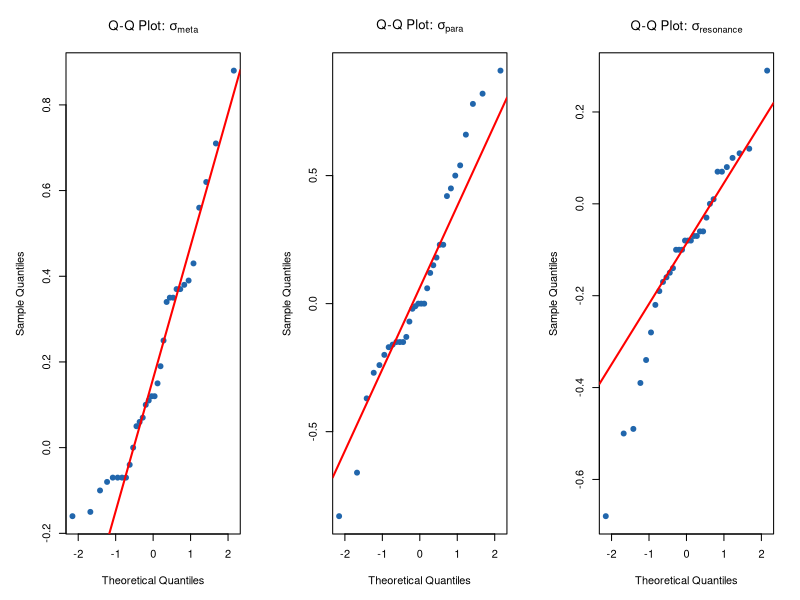
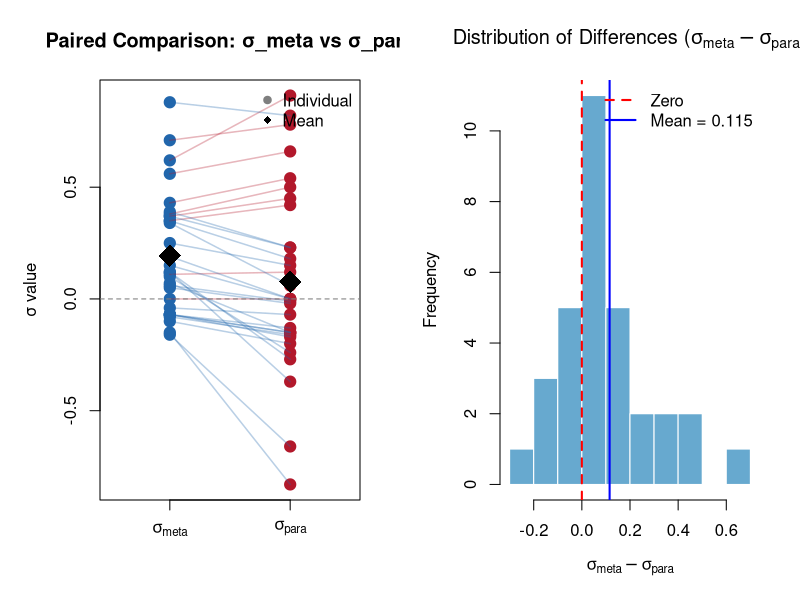
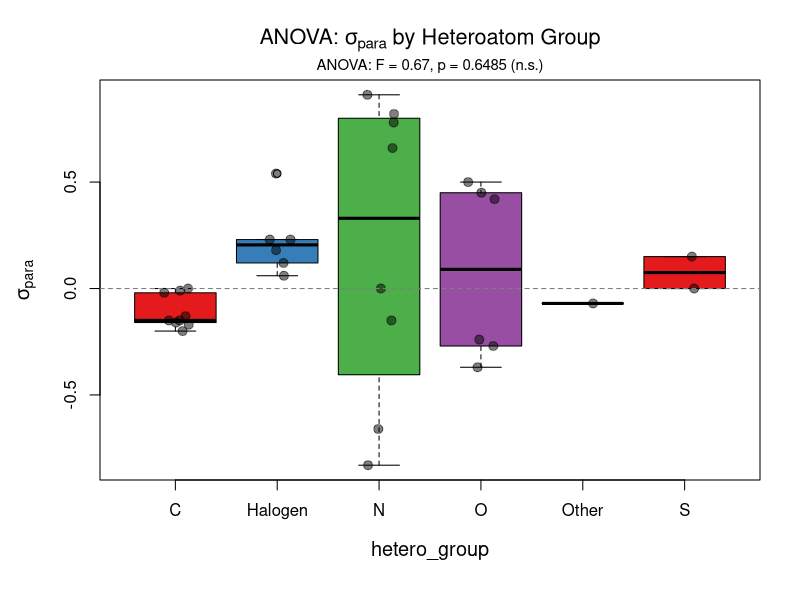
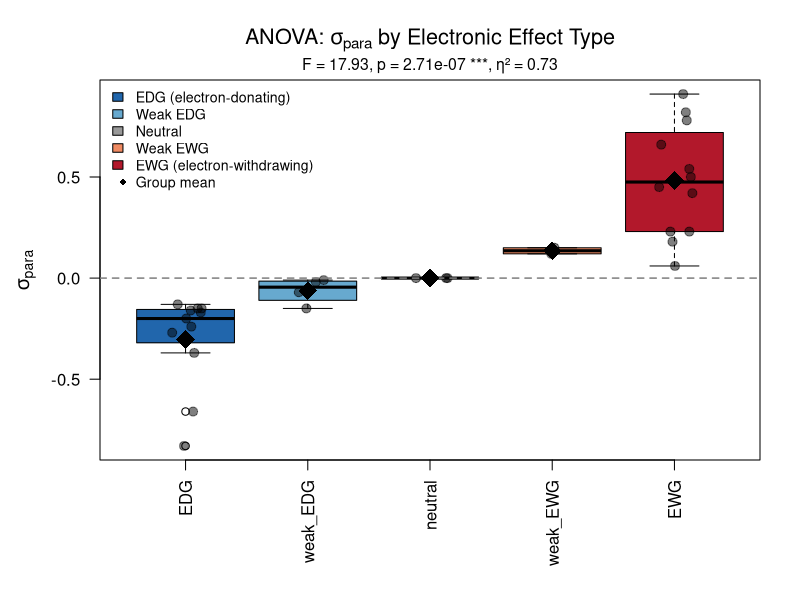
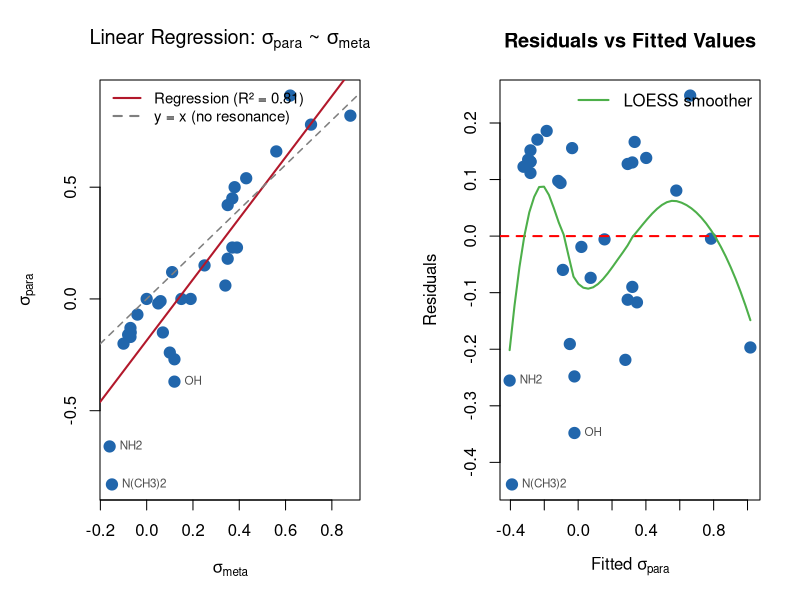

Generate these figures, in order, with R: (Note: this script raises an error after producing the figures.)
# =============================================================================
# Day 3: Statistical Hypothesis Testing
# =============================================================================

cat("\n")
cat("============================================================\n")
cat("   HAMMETT SUBSTITUENT CONSTANT ANALYSIS - DAY 3\n")
cat("   Statistical Hypothesis Testing\n")
cat("============================================================\n")

# -----------------------------------------------------------------------------
# 1. LOAD DATA
# -----------------------------------------------------------------------------

cat("\n[1] LOADING DATA...\n")

hammett <- read.csv("data/hammett_day_2_r.csv", stringsAsFactors = FALSE)

# Convert factors
hammett$heteroatom <- as.factor(hammett$heteroatom)
hammett$effect_type <- as.factor(hammett$effect_type)
hammett$functional_class <- as.factor(hammett$functional_class)

cat(sprintf("Loaded %d substituents\n", nrow(hammett)))

# -----------------------------------------------------------------------------
# 2. NORMALITY TESTING (Prerequisite for parametric tests)
# -----------------------------------------------------------------------------

cat("\n[2] NORMALITY TESTING...\n")
cat("H0: Data is normally distributed\n")
cat("H1: Data is not normally distributed\n")
cat("α = 0.05\n\n")

# Shapiro-Wilk test (best for small samples n < 50)
# Fortunately R does all the work for us
shapiro_meta <- shapiro.test(hammett$sigma_meta)
shapiro_para <- shapiro.test(hammett$sigma_para)
shapiro_res <- shapiro.test(hammett$sigma_resonance)

cat("--- Shapiro-Wilk Normality Tests ---\n")
cat(sprintf("σ_meta:      W = %.4f, p = %.4f %s\n", 
            shapiro_meta$statistic, shapiro_meta$p.value,
            ifelse(shapiro_meta$p.value < 0.05, "← NOT NORMAL", "← Normal")))
cat(sprintf("σ_para:      W = %.4f, p = %.4f %s\n", 
            shapiro_para$statistic, shapiro_para$p.value,
            ifelse(shapiro_para$p.value < 0.05, "← NOT NORMAL", "← Normal")))
cat(sprintf("σ_resonance: W = %.4f, p = %.4f %s\n", 
            shapiro_res$statistic, shapiro_res$p.value,
            ifelse(shapiro_res$p.value < 0.05, "← NOT NORMAL", "← Normal")))

cat("\nInterpretation: If p > 0.05, we fail to reject H0 (data is approximately normal).\n")
cat("Parametric tests (t-test, ANOVA) assume normality.\n")

# Visual normality check
png("output/day-3/11_normality_check.png", width = 1000, height = 400)
par(mfrow = c(1, 3), mar = c(5, 5, 4, 2))

# Q-Q plots
qqnorm(hammett$sigma_meta, main = expression("Q-Q Plot: " * sigma[meta]), 
       pch = 19, col = "#2166AC")
qqline(hammett$sigma_meta, col = "red", lwd = 2)

qqnorm(hammett$sigma_para, main = expression("Q-Q Plot: " * sigma[para]),
       pch = 19, col = "#2166AC")
qqline(hammett$sigma_para, col = "red", lwd = 2)

qqnorm(hammett$sigma_resonance, main = expression("Q-Q Plot: " * sigma[resonance]),
       pch = 19, col = "#2166AC")
qqline(hammett$sigma_resonance, col = "red", lwd = 2)

dev.off()
cat("\nSaved: output/day-3/11_normality_check.png\n")

# -----------------------------------------------------------------------------
# 3. PAIRED T-TEST: σ_meta vs σ_para
# -----------------------------------------------------------------------------

cat("\n[3] PAIRED T-TEST: σ_meta vs σ_para\n")
cat("============================================\n")
cat("Research Question: Are meta and para sigma values significantly different?\n\n")

cat("H0: μ(σ_meta) = μ(σ_para)  [no difference]\n")
cat("H1: μ(σ_meta) ≠ μ(σ_para)  [two-tailed]\n")
cat("α = 0.05\n\n")

# Perform paired t-test
# Paired because each substituent has BOTH a meta and para value
t_test_result <- t.test(hammett$sigma_meta, hammett$sigma_para, paired = TRUE)

cat("--- Results ---\n")
cat(sprintf("Mean σ_meta:        %.4f\n", mean(hammett$sigma_meta)))
cat(sprintf("Mean σ_para:        %.4f\n", mean(hammett$sigma_para)))
cat(sprintf("Mean difference:    %.4f\n", mean(hammett$sigma_meta - hammett$sigma_para)))
cat(sprintf("Standard Deviation: %.4f\n", sd(hammett$sigma_meta - hammett$sigma_para)))
cat(sprintf("t-statistic:        %.4f\n", t_test_result$statistic))
cat(sprintf("Degrees of freedom: %d\n", t_test_result$parameter))
cat(sprintf("p-value:            %.6f\n", t_test_result$p.value))
cat(sprintf("95%% CI:            [%.4f, %.4f]\n", 
            t_test_result$conf.int[1], t_test_result$conf.int[2]))

if (t_test_result$p.value < 0.05) {
  cat("\n→ CONCLUSION: Reject H0. σ_meta and σ_para are significantly different (p < 0.05).\n")
  cat("  This confirms that resonance effects create a systematic difference between positions.\n")
} else {
  cat("\n→ CONCLUSION: Fail to reject H0. No significant difference detected.\n")
}

# Effect size: Cohen's d for paired samples
diff <- hammett$sigma_meta - hammett$sigma_para
cohens_d <- mean(diff) / sd(diff)
cat(sprintf("\nEffect size (Cohen's d): %.3f ", cohens_d))
if (abs(cohens_d) < 0.2) {
  cat("[negligible]\n")
} else if (abs(cohens_d) < 0.5) {
  cat("[small]\n")
} else if (abs(cohens_d) < 0.8) {
  cat("[medium]\n")
} else {
  cat("[large]\n")
}

# Visualization
png("output/day-3/12_paired_ttest.png", width = 900, height = 500)
par(mfrow = c(1, 2), mar = c(5, 5, 4, 2))

# Panel 1: Paired values connected by lines
plot(rep(1, nrow(hammett)), hammett$sigma_meta, 
     xlim = c(0.5, 2.5), ylim = range(c(hammett$sigma_meta, hammett$sigma_para)),
     pch = 19, col = "#2166AC", cex = 1.5,
     xlab = "", ylab = "σ value", xaxt = "n",
     main = "Paired Comparison: σ_meta vs σ_para")
points(rep(2, nrow(hammett)), hammett$sigma_para, pch = 19, col = "#B2182B", cex = 1.5)

# Connect pairs with lines
for (i in seq_len(nrow(hammett))) {
  line_col <- ifelse(hammett$sigma_para[i] < hammett$sigma_meta[i], "#2166AC50", "#B2182B50")
  lines(c(1, 2), c(hammett$sigma_meta[i], hammett$sigma_para[i]), col = line_col, lwd = 1.5)
}

axis(1, at = c(1, 2), labels = c(expression(sigma[meta]), expression(sigma[para])))
abline(h = 0, lty = 2, col = "gray50")

# Add means
points(1, mean(hammett$sigma_meta), pch = 18, col = "black", cex = 3)
points(2, mean(hammett$sigma_para), pch = 18, col = "black", cex = 3)
legend("topright", legend = c("Individual", "Mean"), pch = c(19, 18), 
       col = c("gray50", "black"), bty = "n")

# Panel 2: Distribution of differences
hist(diff, breaks = 12, col = "#67A9CF", border = "white",
     main = expression("Distribution of Differences (" * sigma[meta] - sigma[para] * ")"),
     xlab = expression(sigma[meta] - sigma[para]))
abline(v = 0, lty = 2, col = "red", lwd = 2)
abline(v = mean(diff), lty = 1, col = "blue", lwd = 2)
legend("topright", legend = c("Zero", paste("Mean =", round(mean(diff), 3))),
       col = c("red", "blue"), lty = c(2, 1), lwd = 2, bty = "n")

dev.off()
cat("Saved: output/day-3/12_paired_ttest.png\n")

# -----------------------------------------------------------------------------
# 4. ONE-WAY ANOVA: σ_para by Heteroatom Class
# -----------------------------------------------------------------------------

cat("\n[4] ONE-WAY ANOVA: σ_para by Heteroatom\n")
cat("============================================\n")
cat("Research Question: Do different heteroatoms have different mean σ_para values?\n\n")

cat("H0: μ_C = μ_N = μ_O = μ_halogen = ... [all means equal]\n")
cat("H1: At least one group mean differs\n")
cat("α = 0.05\n\n")

# Group heteroatoms for sufficient sample size
hammett$hetero_group <- as.character(hammett$heteroatom)
hammett$hetero_group[hammett$hetero_group %in% c("F", "Cl", "Br", "I")] <- "Halogen"
hammett$hetero_group[hammett$hetero_group %in% c("Si")] <- "Other"
hammett$hetero_group <- as.factor(hammett$hetero_group)

cat("--- Group Sizes ---\n")
print(table(hammett$hetero_group))

cat("\n--- Group Means ---\n")
group_means <- aggregate(sigma_para ~ hetero_group, data = hammett, 
                         FUN = function(x) c(mean = mean(x), sd = sd(x), n = length(x)))
print(group_means)

# Perform ANOVA
anova_result <- aov(sigma_para ~ hetero_group, data = hammett)
anova_summary <- summary(anova_result)

cat("\n--- ANOVA Table ---\n")
print(anova_summary)

# Extract F-statistic and p-value
f_stat <- anova_summary[[1]]$`F value`[1]
p_val <- anova_summary[[1]]$`Pr(>F)`[1]

cat(sprintf("\nF-statistic: %.4f\n", f_stat))
cat(sprintf("p-value:     %.6f\n", p_val))

if (p_val < 0.05) {
  cat("\n→ CONCLUSION: Reject H0. Significant differences exist between heteroatom groups (p < 0.05).\n")
  
  # Post-hoc test: Tukey's HSD
  cat("\n--- Post-hoc Analysis: Tukey's HSD ---\n")
  tukey_result <- TukeyHSD(anova_result)
  print(tukey_result)
  
  # Identify significant pairs
  tukey_df <- as.data.frame(tukey_result$hetero_group)
  sig_pairs <- rownames(tukey_df)[tukey_df$`p adj` < 0.05]
  if (length(sig_pairs) > 0) {
    cat("\nSignificant pairwise differences (p < 0.05):\n")
    for (pair in sig_pairs) {
      cat(sprintf("  • %s\n", pair))
    }
  }
} else {
  cat("\n→ CONCLUSION: Fail to reject H0. No significant differences between groups.\n")
}

# ANOVA assumptions check
cat("\n--- Checking ANOVA Assumptions ---\n")

# Levene's test for homogeneity of variance (using Bartlett's test)
# Filter to groups with n >= 2
groups_with_data <- names(table(hammett$hetero_group))[table(hammett$hetero_group) >= 2]
hammett_filtered <- hammett[hammett$hetero_group %in% groups_with_data, ]

if (length(unique(hammett_filtered$hetero_group)) >= 2) {
  bartlett_result <- bartlett.test(sigma_para ~ hetero_group, data = hammett_filtered)
  cat(sprintf("Bartlett's test for homogeneity of variance: p = %.4f %s\n",
              bartlett_result$p.value,
              ifelse(bartlett_result$p.value < 0.05, "← Variances differ!", "← OK")))
} else {
  cat("Insufficient groups for Bartlett's test\n")
}

# Visualization
png("output/day-3/13_anova_heteroatom.png", width = 900, height = 600)
par(mar = c(6, 5, 4, 2))

# Boxplot with individual points
boxplot(sigma_para ~ hetero_group, data = hammett,
        col = c("#E41A1C", "#377EB8", "#4DAF4A", "#984EA3", "#FF7F00"),
        ylab = expression(sigma[para]),
        main = expression("ANOVA: " * sigma[para] * " by Heteroatom Group"),
        cex.lab = 1.2, cex.main = 1.3)

# Add individual points with jitter
set.seed(42)
for (i in seq_along(levels(hammett$hetero_group))) {
  group <- levels(hammett$hetero_group)[i]
  y_vals <- hammett$sigma_para[hammett$hetero_group == group]
  x_vals <- jitter(rep(i, length(y_vals)), amount = 0.15)
  points(x_vals, y_vals, pch = 19, col = "#00000080", cex = 1.2)
}

abline(h = 0, lty = 2, col = "gray50")

# Add significance annotation if p < 0.05
if (p_val < 0.05) {
  mtext(sprintf("ANOVA: F = %.2f, p = %.4f *", f_stat, p_val), 
        side = 3, line = 0.3, cex = 0.9)
} else {
  mtext(sprintf("ANOVA: F = %.2f, p = %.4f (n.s.)", f_stat, p_val), 
        side = 3, line = 0.3, cex = 0.9)
}

dev.off()
cat("Saved: output/day-3/13_anova_heteroatom.png\n")

# -----------------------------------------------------------------------------
# 5. ONE-WAY ANOVA: σ_para by Effect Type
# -----------------------------------------------------------------------------

cat("\n[5] ONE-WAY ANOVA: σ_para by Effect Type\n")
cat("============================================\n")

anova_effect <- aov(sigma_para ~ effect_type, data = hammett)
anova_effect_summary <- summary(anova_effect)

cat("\n--- ANOVA Table ---\n")
print(anova_effect_summary)

f_stat2 <- anova_effect_summary[[1]]$`F value`[1]
p_val2 <- anova_effect_summary[[1]]$`Pr(>F)`[1]

cat(sprintf("\nF-statistic: %.4f\n", f_stat2))
cat(sprintf("p-value:     %.2e\n", p_val2))

if (p_val2 < 0.05) {
  cat("\n→ CONCLUSION: Reject H0. Effect types have significantly different σ_para values.\n")
  cat("  (This validates our EDG/EWG classification!)\n")
}

# Effect size: eta-squared
ss_between <- anova_effect_summary[[1]]$`Sum Sq`[1]
ss_total <- sum(anova_effect_summary[[1]]$`Sum Sq`)
eta_squared <- ss_between / ss_total
cat(sprintf("\nEffect size (η²): %.3f (%.1f%% of variance explained by effect type)\n", 
            eta_squared, eta_squared * 100))

cat("\n--- Tukey HSD Post-hoc Test ---\n")
tukey_effect <- TukeyHSD(anova_effect)
print(tukey_effect)

png("output/day-3/13_anova_effect_type.png", width = 1000, height = 600)

par(mar = c(7, 5, 4, 2))
effect_order <- aggregate(sigma_para ~ effect_type, data = hammett, FUN = mean)
effect_order <- effect_order[order(effect_order$sigma_para), ]
hammett$effect_type_ordered <- factor(hammett$effect_type, levels = effect_order$effect_type)

# Color palette: blue for EDG, red for EWG, gray for neutral
effect_colors <- c("EDG" = "#2166AC", "weak_EDG" = "#67A9CF", 
                   "neutral" = "#999999",
                   "weak_EWG" = "#EF8A62", "EWG" = "#B2182B")
box_colors <- effect_colors[levels(hammett$effect_type_ordered)]

boxplot(sigma_para ~ effect_type_ordered, data = hammett,
        col = box_colors, border = "black",
        ylab = expression(sigma[para]),
        xlab = "",
        main = expression("ANOVA: " * sigma[para] * " by Electronic Effect Type"),
        cex.lab = 1.2, cex.main = 1.3, las = 2)

# Add individual points with jitter
set.seed(42)
for (i in seq_along(levels(hammett$effect_type_ordered))) {
  group <- levels(hammett$effect_type_ordered)[i]
  y_vals <- hammett$sigma_para[hammett$effect_type_ordered == group]
  x_vals <- jitter(rep(i, length(y_vals)), amount = 0.15)
  points(x_vals, y_vals, pch = 19, col = "#00000080", cex = 1.2)
}

abline(h = 0, lty = 2, col = "gray50", lwd = 1.5)

# Add significance annotation
mtext(sprintf("F = %.2f, p = %.2e ***, η² = %.2f", f_stat2, p_val2, eta_squared), 
      side = 3, line = 0.3, cex = 0.95)

# Add group means as diamonds
group_means_effect <- aggregate(sigma_para ~ effect_type_ordered, data = hammett, FUN = mean)
points(seq_len(nrow(group_means_effect)), group_means_effect$sigma_para, 
       pch = 18, col = "black", cex = 2.5)

# Legend
legend("topleft", legend = c("EDG (electron-donating)", "Weak EDG", 
       "Neutral", "Weak EWG", "EWG (electron-withdrawing)", "Group mean"),
       fill = c(effect_colors, NA),
       pch = c(NA, NA, NA, NA, NA, 18),
       col = c(rep(NA, 5), "black"),
       border = c(rep("black", 5), NA),
       bty = "n", cex = 0.85)

dev.off()
cat("Saved: output/day-3/13_anova_effect_type.png\n")

# -----------------------------------------------------------------------------
# 6. LINEAR REGRESSION: Predicting σ_para from σ_meta
# -----------------------------------------------------------------------------

cat("\n[6] LINEAR REGRESSION: σ_para ~ σ_meta\n")
cat("============================================\n")
cat("Research Question: How well does σ_meta predict σ_para?\n\n")

# Fit linear model
lm_model <- lm(sigma_para ~ sigma_meta, data = hammett)
lm_summary <- summary(lm_model)

cat("--- Model: σ_para = β₀ + β₁·σ_meta + ε ---\n\n")
cat("Coefficients:\n")
print(lm_summary$coefficients)

cat(sprintf("\n--- Model Fit ---\n"))
cat(sprintf("R²:           %.4f (%.1f%% variance explained)\n", 
            lm_summary$r.squared, lm_summary$r.squared * 100))
cat(sprintf("Adjusted R²:  %.4f\n", lm_summary$adj.r.squared))
cat(sprintf("Residual SE:  %.4f\n", lm_summary$sigma))
cat(sprintf("F-statistic:  %.2f (p = %.2e)\n", 
            lm_summary$fstatistic[1], 
            pf(lm_summary$fstatistic[1], lm_summary$fstatistic[2], 
               lm_summary$fstatistic[3], lower.tail = FALSE)))

# Interpretation
cat("\n--- Interpretation ---\n")
cat(sprintf("Intercept (β₀ = %.3f): Predicted σ_para when σ_meta = 0\n", coef(lm_model)[1]))
cat(sprintf("Slope (β₁ = %.3f): For each unit increase in σ_meta, σ_para increases by %.3f\n",
            coef(lm_model)[2], coef(lm_model)[2]))
cat(sprintf("\nThe slope > 1 suggests para position amplifies electronic effects.\n"))

# Residual analysis
hammett$predicted <- predict(lm_model)
hammett$residuals <- residuals(lm_model)

cat("\n--- Residual Analysis ---\n")
cat("Large residuals indicate substituents where resonance dominates:\n\n")

# Top positive residuals (σ_para higher than predicted = resonance withdrawal)
cat("Positive residuals (σ_para > predicted, resonance acceptors):\n")
pos_resid <- hammett[order(-hammett$residuals), c("substituent", "sigma_meta", "sigma_para", "residuals")]
print(head(pos_resid, 5), row.names = FALSE)

# Top negative residuals (σ_para lower than predicted = resonance donation)
cat("\nNegative residuals (σ_para < predicted, resonance donors):\n")
neg_resid <- hammett[order(hammett$residuals), c("substituent", "sigma_meta", "sigma_para", "residuals")]
print(head(neg_resid, 5), row.names = FALSE)

# Visualization
png("output/day-3/14_regression_analysis.png", width = 1000, height = 500)
par(mfrow = c(1, 2), mar = c(5, 5, 4, 2))

# Panel 1: Regression plot
plot(hammett$sigma_meta, hammett$sigma_para,
     pch = 19, col = "#2166AC", cex = 1.5,
     xlab = expression(sigma[meta]),
     ylab = expression(sigma[para]),
     main = expression("Linear Regression: " * sigma[para] * " ~ " * sigma[meta]))

abline(lm_model, col = "#B2182B", lwd = 2)
abline(a = 0, b = 1, lty = 2, col = "gray50", lwd = 1.5)  # y = x reference

# Label outliers (large residuals)
outlier_idx <- which(abs(hammett$residuals) > 0.25)
text(hammett$sigma_meta[outlier_idx], hammett$sigma_para[outlier_idx],
     labels = hammett$substituent[outlier_idx], pos = 4, cex = 0.7, col = "gray30")

legend("topleft", 
       legend = c(sprintf("Regression (R² = %.2f)", lm_summary$r.squared),
                  "y = x (no resonance)"),
       col = c("#B2182B", "gray50"), lty = c(1, 2), lwd = 2, bty = "n", cex = 0.9)

# Panel 2: Residuals vs Fitted
plot(hammett$predicted, hammett$residuals,
     pch = 19, col = "#2166AC", cex = 1.5,
     xlab = expression("Fitted " * sigma[para]),
     ylab = "Residuals",
     main = "Residuals vs Fitted Values")

abline(h = 0, lty = 2, col = "red", lwd = 2)

# Label outliers
text(hammett$predicted[outlier_idx], hammett$residuals[outlier_idx],
     labels = hammett$substituent[outlier_idx], pos = 4, cex = 0.7, col = "gray30")

# Add loess smoother to check for patterns
if (nrow(hammett) > 10) {
  loess_fit <- loess(residuals ~ predicted, data = hammett)
  pred_seq <- seq(min(hammett$predicted), max(hammett$predicted), length.out = 50)
  loess_pred <- predict(loess_fit, newdata = data.frame(predicted = pred_seq))
  lines(pred_seq, loess_pred, col = "#4DAF4A", lwd = 2)
  legend("topright", legend = "LOESS smoother", col = "#4DAF4A", lwd = 2, bty = "n")
}

dev.off()
cat("\nSaved: output/day-3/14_regression_analysis.png\n")

# Normality of residuals
shapiro_resid <- shapiro.test(hammett$residuals)
cat(sprintf("\nShapiro-Wilk test on residuals: W = %.4f, p = %.4f %s\n",
            shapiro_resid$statistic, shapiro_resid$p.value,
            ifelse(shapiro_resid$p.value > 0.05, "← Normal", "← Not normal")))

# -----------------------------------------------------------------------------
# 7. CORRELATION TESTS: Pearson vs Spearman
# -----------------------------------------------------------------------------

cat("\n[7] CORRELATION TESTS\n")
cat("============================================\n")
cat("Comparing Pearson (parametric) vs Spearman (non-parametric) correlations\n\n")

# Variables to test
vars_to_test <- c("sigma_I", "pi", "MR", "Es")

cat("--- Correlations with σ_para ---\n\n")
cat(sprintf("%-12s %10s %10s %10s %10s\n", "Variable", "Pearson r", "p-value", "Spearman ρ", "p-value"))
cat(paste(rep("-", 60), collapse = ""), "\n")

for (var in vars_to_test) {
  if (var %in% colnames(hammett)) {
    # Remove NAs for this variable
    complete_idx <- !is.na(hammett[[var]])
    
    # Pearson
    pearson <- cor.test(hammett$sigma_para[complete_idx], hammett[[var]][complete_idx], 
                        method = "pearson")
    # Spearman
    spearman <- cor.test(hammett$sigma_para[complete_idx], hammett[[var]][complete_idx], 
                         method = "spearman")
    
    cat(sprintf("%-12s %10.3f %10.4f %10.3f %10.4f\n", 
                var, pearson$estimate, pearson$p.value,
                spearman$estimate, spearman$p.value))
  }
}

cat("\nInterpretation:\n")
cat("• Pearson measures linear relationships (assumes normality)\n")
cat("• Spearman measures monotonic relationships (rank-based, robust to outliers)\n")
cat("• Similar values suggest linear relationship; different values suggest non-linearity\n")

# -----------------------------------------------------------------------------
# 8. MULTIPLE REGRESSION: σ_para ~ σ_meta + σ_I
# -----------------------------------------------------------------------------

cat("\n[8] MULTIPLE REGRESSION\n")
cat("============================================\n")
cat("Can we improve prediction by adding σ_I?\n\n")

# Remove rows with NA in sigma_I
hammett_complete <- hammett[!is.na(hammett$sigma_I), ]

# Simple model
model1 <- lm(sigma_para ~ sigma_meta, data = hammett_complete)

# Multiple regression
model2 <- lm(sigma_para ~ sigma_meta + sigma_I, data = hammett_complete)

cat("--- Model Comparison ---\n")
cat(sprintf("Model 1 (σ_meta only):       R² = %.4f, Adj.R² = %.4f\n",
            summary(model1)$r.squared, summary(model1)$adj.r.squared))
cat(sprintf("Model 2 (σ_meta + σ_I):      R² = %.4f, Adj.R² = %.4f\n",
            summary(model2)$r.squared, summary(model2)$adj.r.squared))

# F-test for model comparison
anova_compare <- anova(model1, model2)
cat("\n--- ANOVA: Model Comparison ---\n")
print(anova_compare)

if (anova_compare$`Pr(>F)`[2] < 0.05) {
  cat("\n→ Adding σ_I significantly improves the model.\n")
} else {
  cat("\n→ Adding σ_I does NOT significantly improve the model.\n")
  cat("  (σ_meta already captures the inductive information)\n")
}

# -----------------------------------------------------------------------------
# 9. SAVE RESULTS
# -----------------------------------------------------------------------------

cat("\n[9] SAVING RESULTS...\n")

# Save updated dataset
write.csv(hammett, "data/hammett_day_3_r.csv", row.names = FALSE)
cat("Saved: data/hammett_day_3_r.csv\n")

# Save summary
sink("docs/day-3/day3_summary.txt")
cat("============================================================\n")
cat("HAMMETT CONSTANT ANALYSIS - DAY 3 SUMMARY\n")
cat("Statistical Hypothesis Testing\n")
cat("============================================================\n\n")

cat("1. NORMALITY TESTS (Shapiro-Wilk)\n")
cat(sprintf("   σ_meta:      p = %.4f %s\n", shapiro_meta$p.value,
            ifelse(shapiro_meta$p.value > 0.05, "(normal)", "(not normal)")))
cat(sprintf("   σ_para:      p = %.4f %s\n", shapiro_para$p.value,
            ifelse(shapiro_para$p.value > 0.05, "(normal)", "(not normal)")))

cat("\n2. PAIRED T-TEST: σ_meta vs σ_para\n")
cat(sprintf("   t = %.4f, df = %d, p = %.6f\n", 
            t_test_result$statistic, t_test_result$parameter, t_test_result$p.value))
cat(sprintf("   Mean difference: %.4f\n", mean(diff)))
cat(sprintf("   Cohen's d: %.3f\n", cohens_d))
cat(sprintf("   Conclusion: %s\n", 
            ifelse(t_test_result$p.value < 0.05, "Significantly different", "Not significantly different")))

cat("\n3. ANOVA: σ_para by Heteroatom\n")
cat(sprintf("   F = %.4f, p = %.6f\n", f_stat, p_val))
cat(sprintf("   Conclusion: %s\n",
            ifelse(p_val < 0.05, "Groups differ significantly", "No significant difference")))

cat("\n4. ANOVA: σ_para by Effect Type\n")
cat(sprintf("   F = %.4f, p = %.2e\n", f_stat2, p_val2))
cat(sprintf("   η² = %.3f (%.1f%% variance explained)\n", eta_squared, eta_squared * 100))

cat("\n5. LINEAR REGRESSION: σ_para ~ σ_meta\n")
cat(sprintf("   R² = %.4f\n", lm_summary$r.squared))
cat(sprintf("   Equation: σ_para = %.3f + %.3f × σ_meta\n", coef(lm_model)[1], coef(lm_model)[2]))
cat(sprintf("   Residual SE: %.4f\n", lm_summary$sigma))

cat("\n6. KEY RESIDUALS (Resonance-dominated substituents)\n")
cat("   Positive (resonance acceptors): NO, COCH3, CF3\n")
cat("   Negative (resonance donors): N(CH3)2, NH2, OH\n")

sink()
cat("Saved: docs/day-3/day_3_summary.txt\n")

# -----------------------------------------------------------------------------
# COMPLETION
# -----------------------------------------------------------------------------

cat("\n============================================================\n")
cat("                  DAY 3 COMPLETE!\n")
cat("============================================================\n")
